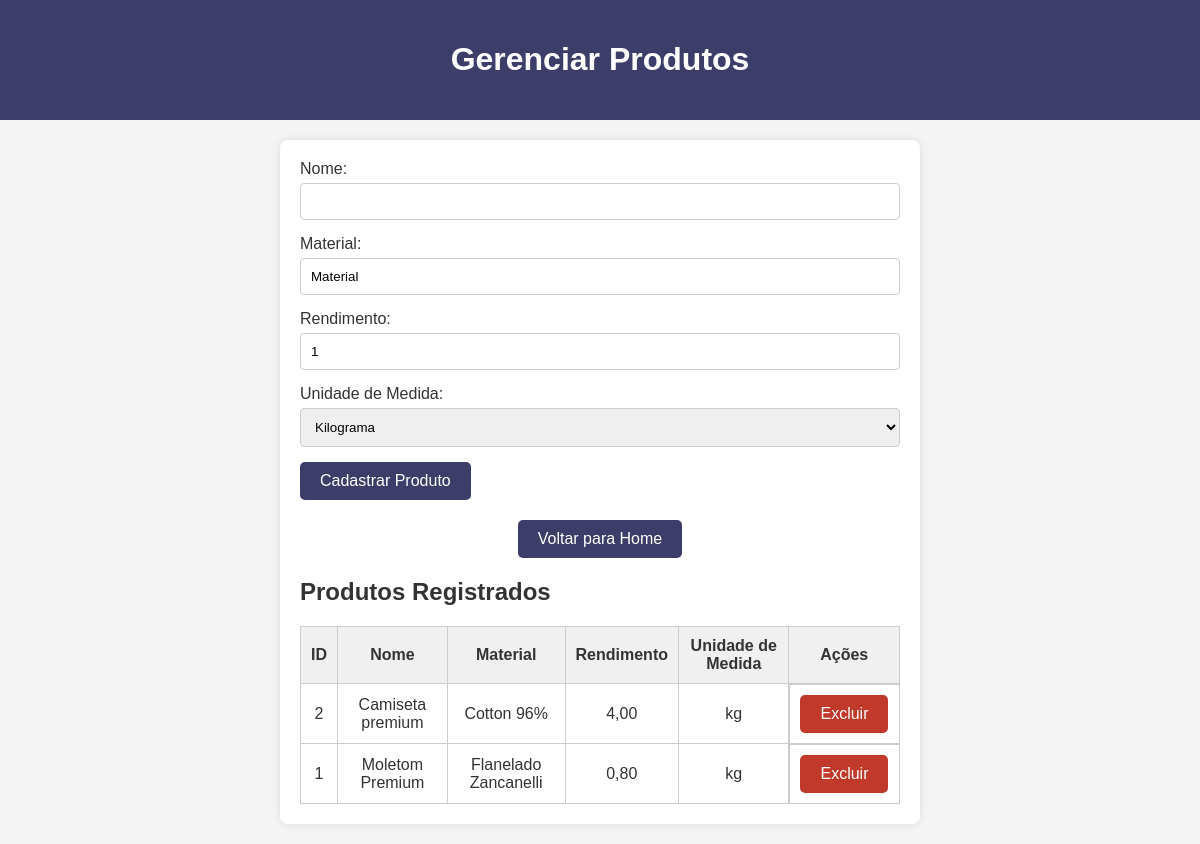
Page /gerenciar_produtos/ on the committed database.
### kq_app/models.py (models this page shows, shortened)
class Produto(models.Model):
    UNIDADE_CHOICES = [
        ('kg', 'Kilograma'),
        ('metro', 'Metro'),
    ]
    nome = models.CharField(max_length=200, verbose_name="Nome do Produto")
    material = models.CharField(max_length=200, verbose_name="Material do Produto", default="Material")
    rendimento = models.DecimalField(max_digits=10, decimal_places=2, verbose_name="Rendimento", default= 1)
    unidade_medida = models.CharField(
        max_length=10,
        choices=UNIDADE_CHOICES,
        default='kg',
        verbose_name="Unidade de Medida"
    )
    class Meta:
        verbose_name = "Produto"
        verbose_name_plural = "Produtos"
        ordering = ['nome']

### kq_app/views.py (the view)
# urls.py: path('gerenciar_produtos/', views.gerenciar_produtos, name='gerenciar_produtos'),
def gerenciar_produtos(request):
    if request.method == 'POST':
        form = ProdutoForm(request.POST)
        if form.is_valid():
            form.save()
            return redirect('gerenciar_produtos')
    else:
        form = ProdutoForm()
    produtos = Produto.objects.all()
    return render(request, 'kq_app/gerenciar_produtos.html', {'produtos': produtos, 'form': form})

### kq_app/forms.py
class ProdutoForm(forms.ModelForm):
    class Meta:
        model = Produto
        fields = ['nome', 'material', 'rendimento', 'unidade_medida']
        widgets = {
            'nome': forms.TextInput(attrs={'class': 'form-control'}),
            'material': forms.TextInput(attrs={'class': 'form-control'}),
            'rendimento': forms.NumberInput(attrs={'class': 'form-control', 'step': '0.01'}),
            'unidade_medida': forms.Select(attrs={'class': 'form-control'}),
        }

### kq_app/templates/kq_app/gerenciar_produtos.html (shortened to what this page needs)
<!DOCTYPE html>
<html lang="pt-BR">
<head>
</head>
<body>
<header>
    <h1>Gerenciar Produtos</h1>
</header>
<div class="container">
    <form action="{% url 'gerenciar_produtos' %}" method="POST">
        <div class="form-group">
            <label for="{{ form.nome.id_for_label }}">Nome:</label>
            {{ form.nome }}
        </div>
        <div class="form-group">
            <label for="{{ form.material.id_for_label }}">Material:</label>
            {{ form.material }}
        </div>
        <div class="form-group">
            <label for="{{ form.rendimento.id_for_label }}">Rendimento:</label>
            {{ form.rendimento }}
        </div>
        <div class="form-group">
            <label for="{{ form.unidade_medida.id_for_label }}">Unidade de Medida:</label>
            {{ form.unidade_medida }}
        </div>
        <button type="submit" class="button">Cadastrar Produto</button>
    </form>
    <a href="{% url 'home' %}" class="button button-center">Voltar para Home</a>
    <h2>Produtos Registrados</h2>
    <table>
        <thead>
            <tr>
                <th>ID</th>
                <th>Nome</th>
                <th>Material</th>
                <th>Rendimento</th>
                <th>Unidade de Medida</th>
                <th>Ações</th>
            </tr>
        </thead>
        <tbody>
            {% for produto in produtos %}
                <tr>
                    <td>{{ produto.id }}</td>
                    <td>{{ produto.nome }}</td>
                    <td>{{ produto.material }}</td>
                    <td>{{ produto.rendimento }}</td>
                    <td>{{ produto.unidade_medida }}</td>
                    <td class="actions">
                        <form action="{% url 'excluir_produto' produto.id %}" method="POST">
                            <button type="submit" class="button delete-button">Excluir</button>
                        </form>
                    </td>
                </tr>
            {% endfor %}
        </tbody>
    </table>
</div>
</body>
</html>

### kq_app/templates/kq_app/gerenciar_produtos.html (style rules this page uses)
body { font-family: Arial, sans-serif; background-color: #f4f4f4; color: #333; margin: 0; padding: 0; }
header { background-color: #3D3D6A; color: white; padding: 20px; text-align: center; }
.container { max-width: 600px; margin: 20px auto; padding: 20px; background-color: white; border-radius: 8px; box-shadow: 0 0 10px rgba(0, 0, 0, 0.1); }
.form-group { margin-bottom: 15px; }
.form-group label { display: block; margin-bottom: 5px; }
.form-group input, .form-group select { width: 100%; padding: 10px; border: 1px solid #ccc; border-radius: 4px; box-sizing: border-box; }
.button { display: inline-block; background-color: #3D3D6A; color: white; padding: 10px 20px; text-decoration: none; border: none; border-radius: 5px; transition: background-color 0.3s; font-size: 16px; cursor: pointer; }
.button-center { display: block; margin: 20px auto; width: fit-content; text-align: center; }
table { width: 100%; border-collapse: collapse; margin-top: 20px; }
th, td { border: 1px solid #ccc; padding: 10px; text-align: center; }
th { background-color: #f0f0f0; }
.delete-button { background-color: #c0392b; }
.actions { display: flex; justify-content: center; gap: 5px; }

### rows in the picture
Produto: id "2", nome "Camiseta premium", material "Cotton 96%", rendimento "4,00", unidade_medida "kg"
Produto: id "1", nome "Moletom Premium", material "Flanelado Zancanelli", rendimento "0,80", unidade_medida "kg"
